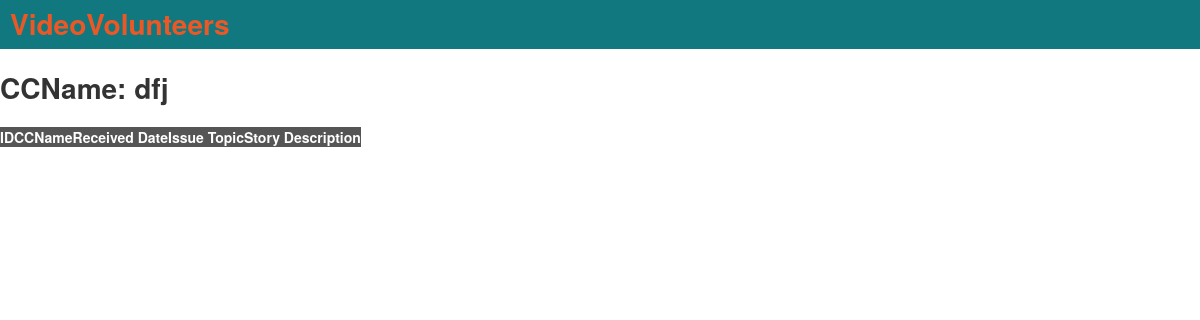
/ccnameview.php?ccname=dfj, run on an earlier commit of the app's database.
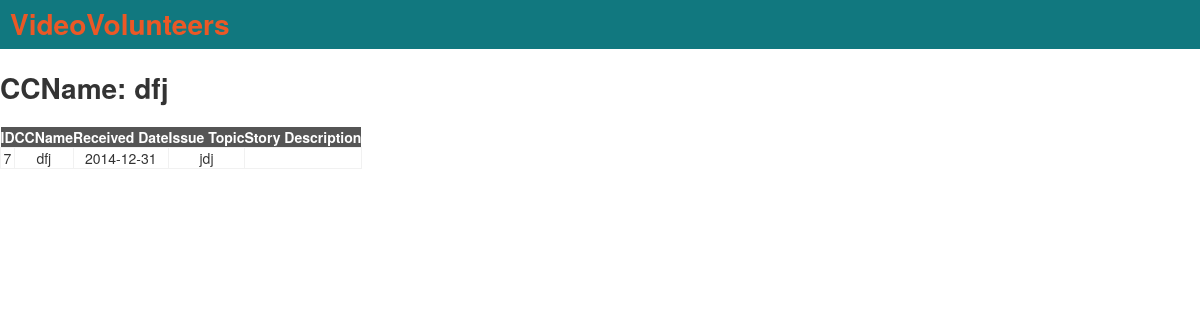
And on a later commit of the database.
### tables this page shows
CREATE TABLE `storytrack` (
  `fid` int(10) NOT NULL AUTO_INCREMENT,
  `seq` varchar(10) DEFAULT NULL,
  `broll` varchar(10) DEFAULT NULL,
  `fint` varchar(10) DEFAULT NULL,
  `vo` varchar(10) DEFAULT NULL,
  `ptc` varchar(10) DEFAULT NULL,
  `cta` varchar(10) DEFAULT NULL,
  `vd` varchar(10) DEFAULT NULL,
  `translation` varchar(10) DEFAULT NULL,
  `ccname` varchar(30) DEFAULT NULL,
  `state` varchar(20) DEFAULT NULL,
  `receiveddate` date DEFAULT NULL,
  `issuetopic` varchar(50) DEFAULT NULL,
  `storydescription` varchar(300) DEFAULT NULL,
  `paymentstatus` varchar(10) DEFAULT NULL,
  `editstatus` varchar(10) DEFAULT NULL,
  `editedmonth` date DEFAULT NULL,
  `notes` varchar(100) DEFAULT NULL,
  `publishplatform` varchar(10) DEFAULT NULL,
  `editor` varchar(30) DEFAULT NULL,
  `editorpayment` varchar(10) DEFAULT NULL,
  `uploaddate` date DEFAULT NULL,
  `publishdate` date DEFAULT NULL,
  `receivedRO` varchar(10) DEFAULT NULL,
  `receivedHQ` varchar(10) DEFAULT NULL,
  `uniquenumber` varchar(30) DEFAULT NULL,
  `dateofstory` date DEFAULT NULL,
  `ccpair` varchar(30) DEFAULT NULL,
  `program` varchar(30) DEFAULT NULL,
  `mentor` varchar(30) DEFAULT NULL,
  `iutopic` varchar(30) DEFAULT NULL,
  `videotreatment` varchar(30) DEFAULT NULL,
  `shootplan` varchar(30) DEFAULT NULL,
  `stage` varchar(30) DEFAULT NULL,
  `impactpossible` varchar(20) DEFAULT NULL,
  PRIMARY KEY (`fid`),
  UNIQUE KEY `uniquenumber` (`uniquenumber`)
);

### model/StoryDB.php (called while the page is built, shortened)
<?php include '../model/dbcon.php';
function getBasicDataByCCName($ccname) {
	$sql = "select uniquenumber, ccname, state, receiveddate, issuetopic, storydescription, fid, stage from storytrack where ccname = '" .
	    $ccname . "'";
	return getBasicData($sql);
}
function getBasicData($query) {
	$db=dbopen();
	$result = mysqli_query($db, $query);
	$rows = array();
	while($row = mysqli_fetch_array($result)) {
    	$rows[] = $row;
	}
	return $rows;
}
?>

### public/ccnameview.php (the view)
<?php
include("header.php");
include("../model/StoryDB.php");
$ccname = $_GET["ccname"];
echo "<h1>CCName: " . $ccname . "</h1>";
?>
<table><tr><th>ID</th><th>CCName</th><th>Received Date</th><th>Issue Topic</th><th>Story Description</th></tr>
<?php
$resultArray = getBasicDataByCCName($ccname);
foreach ($resultArray as $row) {
		echo "<tr><td>" . $row['fid'] . "</td> <td>" .
		     $row['ccname'] . "</td> <td>" .
		     $row['receiveddate'] . "</td> <td>" .
		     $row['issuetopic'] . "</td> <td>" .
		     $row['story description'] . "</td></tr>";
}
?>
</table>

What changed in the data, as far as the page shows it:
added storytrack: fid "7", ccname "dfj", receiveddate "2014-12-31", issuetopic "jdj"
